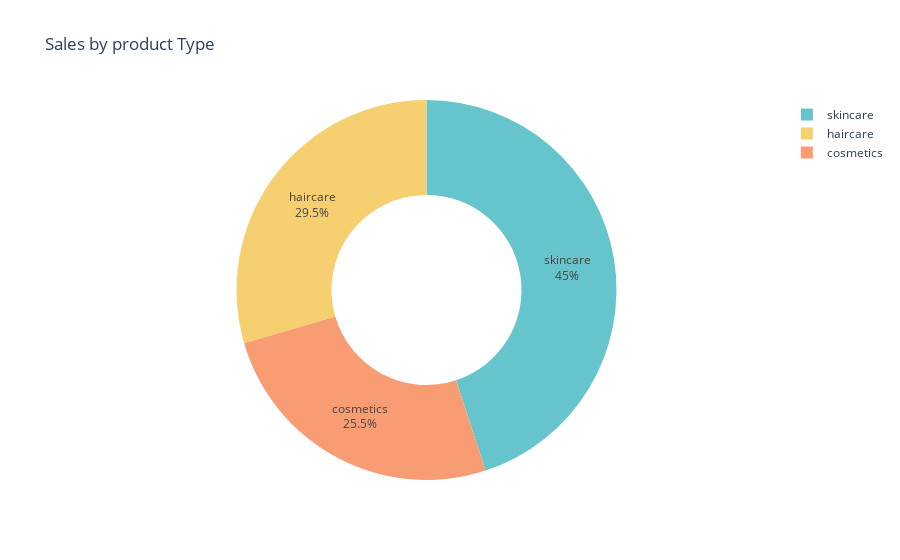

The notebook cell saved with this chart:
### Markdown cell above
Thus , the company drives more revenue from skincare products and the higher the price of skincare products, the more revenue tey generte. Now let's have a look at the sales by product type:

### Code cell
sales_data=df.groupby('Product type')['Number of products sold'].sum().reset_index()

pie_chart = px.pie(sales_data, values='Number of products sold',
                   names='Product type',
                   title='Sales by product Type',
                   hover_data=['Number of products sold'],
                   hole=0.5,
                   color_discrete_sequence=px.colors.qualitative.Pastel)

pie_chart.update_traces(textposition='inside', textinfo='percent+label')
pie_chart.show()

### Figure 1 — Plotly figure (JSON) as saved in the notebook; plotly's stock layout.template omitted (floating-point values rounded to 4 significant figures)
{"data": [{"customdata": [[11757], [13611], [20731]], "domain": {"x": [0, 1], "y": [0, 1]}, "hole": 0.5, "hovertemplate": "Product type=%{label}<br>Number of products sold=%{customdata[0]}<extra></extra>", "labels": ["cosmetics", "haircare", "skincare"], "legendgroup": "", "name": "", "showlegend": true, "textinfo": "percent+label", "textposition": "inside", "type": "pie", "values": [11757, 13611, 20731]}], "layout": {"legend": {"tracegroupgap": 0}, "piecolorway": ["rgb(102, 197, 204)", "rgb(246, 207, 113)", "rgb(248, 156, 116)", "rgb(220, 176, 242)", "rgb(135, 197, 95)", "rgb(158, 185, 243)", "rgb(254, 136, 177)", "rgb(201, 219, 116)", "rgb(139, 224, 164)", "rgb(180, 151, 231)", "rgb(179, 179, 179)"], "title": {"text": "Sales by product Type"}}}
